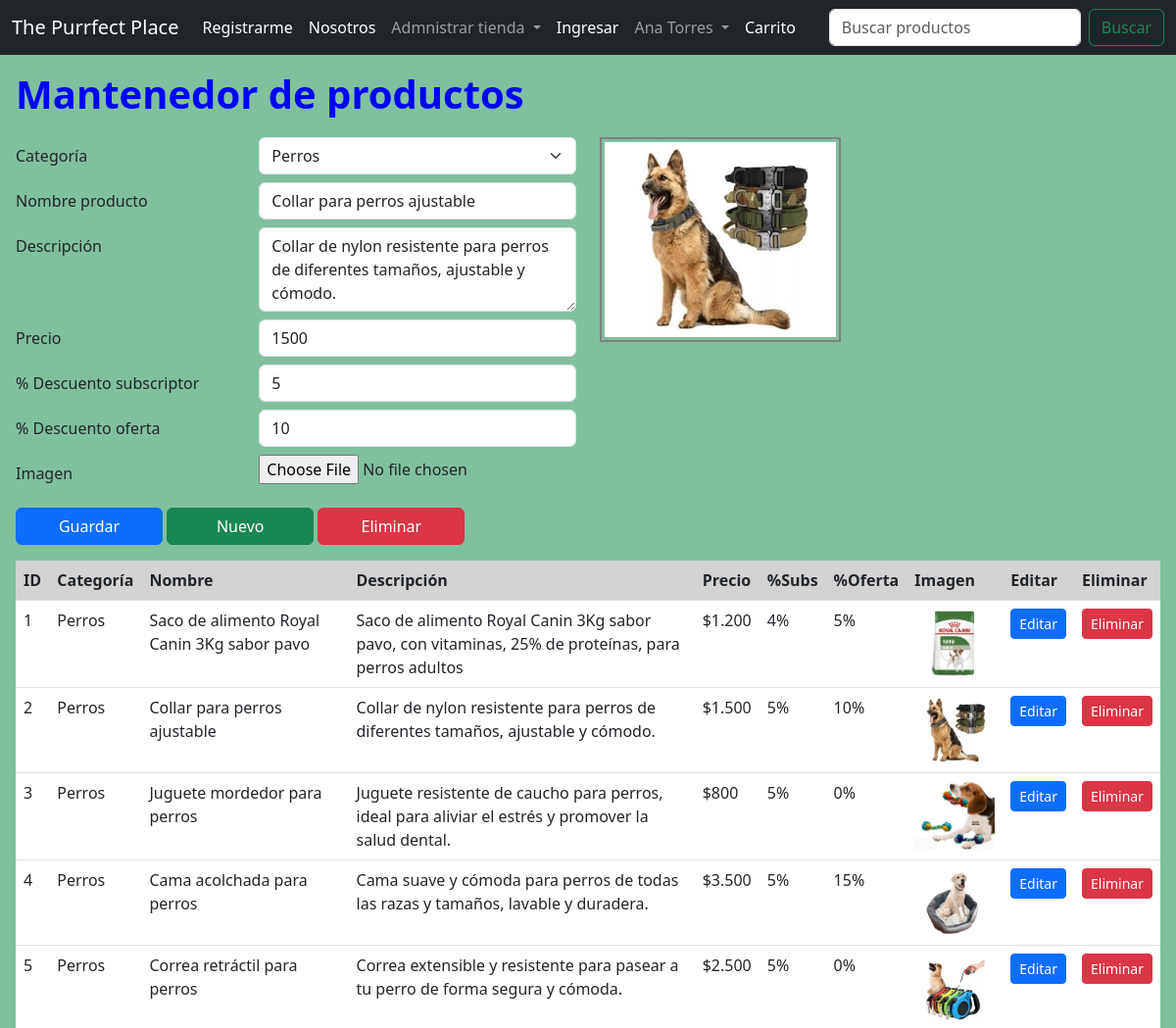
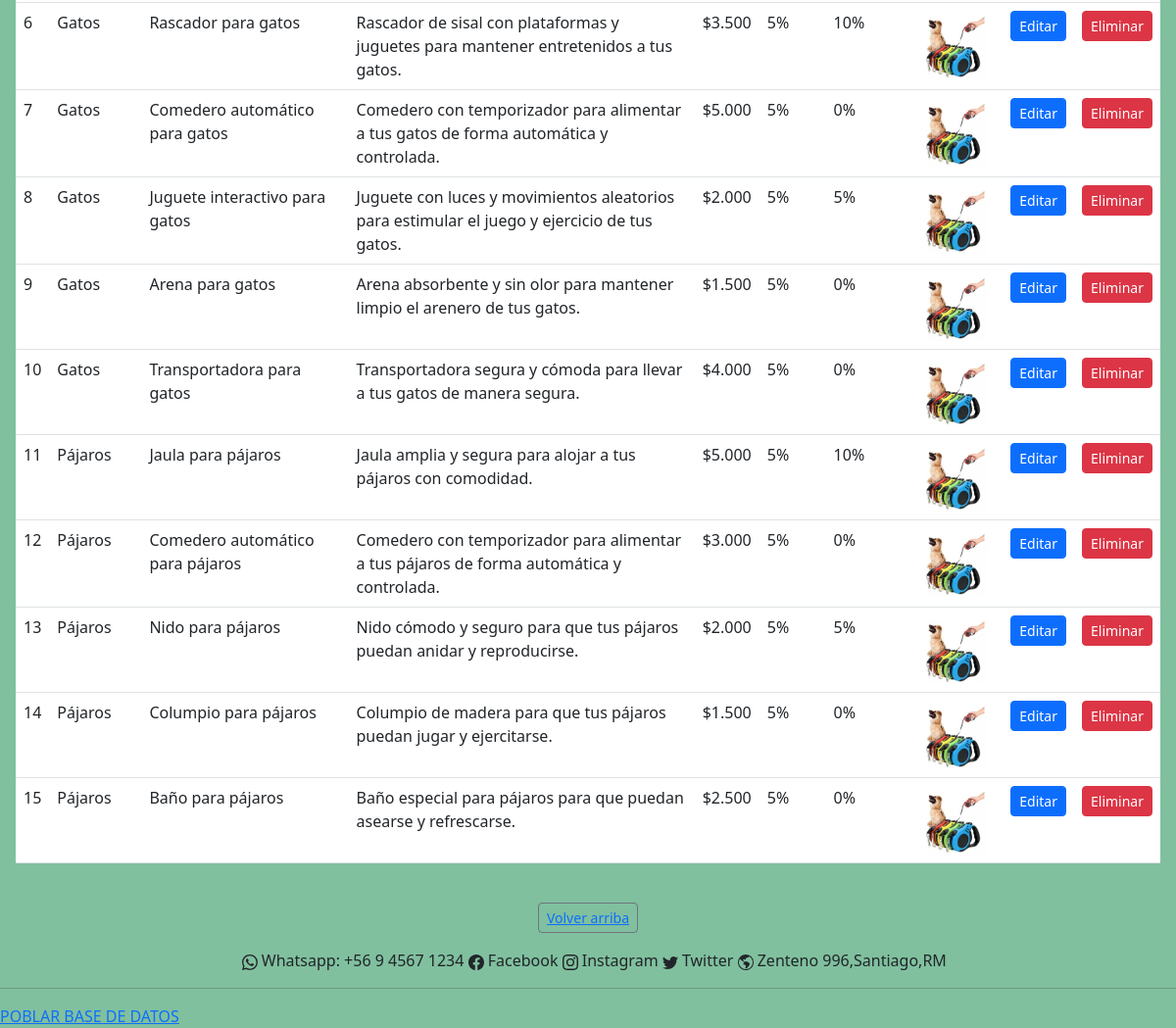
The page /admin_productos/upd/2 on the database its author committed (2 pictures, top to bottom).
### core/models.py (models this page shows, shortened)
class Producto(models.Model):
    categoria = models.ForeignKey(Categoria, on_delete=models.DO_NOTHING, verbose_name='Categoría')
    nombre = models.CharField(max_length=100, blank=False, null=False, verbose_name='Nombre producto')
    descripcion = models.CharField(max_length=400, blank=False, null=False, verbose_name='Descripción')
    precio = models.IntegerField(blank=False, null=False, verbose_name='Precio')
    descuento_subscriptor = models.IntegerField(
        validators=[MinValueValidator(0), MaxValueValidator(100)],
        blank=False,
        null=False,
        verbose_name='% Descuento subscriptor'
    )
    descuento_oferta = models.IntegerField(
        validators=[MinValueValidator(0), MaxValueValidator(100)],
        blank=False,
        null=False,
        verbose_name='% Descuento oferta'
    )
    imagen = models.ImageField(upload_to='productos/', blank=False, null=False, verbose_name='Imagen')
    class Meta:
        db_table = 'Producto'

class Categoria(models.Model):
    nombre = models.CharField(max_length=100, blank=False, null=False, verbose_name='Nombre categoría')
    class Meta:
        db_table = 'Categoria'
    def __str__(self):
        return f'{self.nombre}'

### core/views.py (the view, shortened to what this page needs)
# urls.py: path('admin_productos/<accion>/<id>', admin_productos, name='admin_productos'),
def admin_productos(request, accion, id):
    data = {
        'mensaje': '',
        'formulario': ProductoForm,
        'accion': accion,
        'id': id,
    }
    if accion == 'ins':
        if request.method == 'POST':
            formulario = ProductoForm(request.POST, request.FILES)
            if formulario.is_valid():
                try:
                    formulario.save()
                    data['mensaje'] = '¡El producto fue creado correctamente!'
                except:
                    data['mensaje'] = '¡No se puede crear dos productos con el mismo ID!'
    elif accion == 'upd':
        producto = Producto.objects.get(id=id)
        if request.method == 'POST':
            formulario = ProductoForm(data=request.POST, files=request.FILES, instance=producto)
            if formulario.is_valid():
                formulario.save()
                data['mensaje'] = '¡El producto fue actualizado correctamente!'
        data['formulario'] = ProductoForm(instance=producto)
    data['productos'] = Producto.objects.all().order_by('id')
    return render(request, 'core/admin_productos.html', data)

### core/forms.py
class ProductoForm(ModelForm):
    class Meta:
        model = Producto
        fields = [
            'categoria',
            'nombre',
            'descripcion',
            'precio',
            'descuento_subscriptor',
            'descuento_oferta',
            'imagen'
        ]
        widgets = {
            'categoria': forms.Select(attrs=form_select),
            'nombre': forms.TextInput(attrs=form_control),
            'descripcion': forms.Textarea(attrs=form_text_area),
            'precio': forms.NumberInput(attrs=form_control),
            'descuento_subscriptor': forms.NumberInput(attrs=form_control),
            'descuento_oferta': forms.NumberInput(attrs=form_control),
            'imagen': forms.FileInput(attrs=form_file),
        }

### core/templatetags/custom_filters.py (called while the page is built)
@register.filter
def formatear_dinero(value):
    value = f'${value:,}'
    value = value.replace(',', '.')
    return value

@register.filter
def formatear_porcentaje(value):
    return f'{value}%'

### core/templates/core/admin_productos.html (shortened to what this page needs)
{% extends 'core/base.html' %}
{% load static %}
{% load custom_filters %}
{% block stylesheet %}
    <link href="{% static 'core/css/producto.css'%}" rel="stylesheet">
{% endblock stylesheet %}
{% block content %}
    <h1>Mantenedor de productos</h1>
    <form method="POST" enctype="multipart/form-data" id="formulario">
        <form action="" method="post">{% csrf_token %}
        <div class="row">
            <div class="col-sm-12 col-md-6">
                <div class="form-row">
                    {% for campo in formulario %}
                        <div class="form-group row mb-2">
                            <label for="{{ campo.id_for_label }}" class="col-sm-5 col-form-label">
                                {{ campo.label }}
                            </label>
                            <div class="col-sm-7">
                                {{ campo }}
                            </div>
                        </div>
                    {% endfor %}
                </div>
            </div>
            <div class="col-sm-12 col-md-6">
                {% if formulario.imagen.value %}
                    <img id="imagen-producto" src="/media/{{ formulario.imagen.value }}" alt="Vista previa de la imagen">
                {% else %}
                    <img id="imagen-producto" src="{% static 'core/images/sin-imagen.png' %}" alt="Vista previa de la imagen">
                    <input type="hidden" name="nombre_archivo" name="id_nombre_archivo" value="">
                {% endif %}
            </div>
        </div>
        <div class="mt-2 mb-3">
            <input type="submit" class="btn btn-primary ancho-boton" id="id_guardar" value="Guardar">
            <a class="btn btn-success ancho-boton" href="{% url 'admin_productos' 'ins' -1 %}"> Nuevo </a>
            {% if id != '-1' %}
                <a class="btn btn-danger ancho-boton" href="{% url 'admin_productos' 'del' id %}"> Eliminar </a>
            {% endif %}
        </div>
    </form>
    {% if productos %}
        <table class="table table-hover">
            <thead>
                <tr>
                    <th> ID </th>
                    <th> Categoría </th>
                    <th> Nombre </th>
                    <th> Descripción </th>
                    <th> Precio </th>
                    <th> %Subs </th>
                    <th> %Oferta </th>
                    <th> Imagen </th>
                    <th> Editar </th>
                    <th> Eliminar </th>
                </tr>
            </thead>
            <tbody>
                {% for producto in productos %}
                    <tr>
                        <td> {{ producto.id }} </td>
                        <td> {{ producto.categoria }} </td>
                        <td> {{ producto.nombre }} </td>
                        <td> {{ producto.descripcion }} </td>
                        <td> {{ producto.precio|formatear_dinero }} </td>
                        <td> {{ producto.descuento_subscriptor|formatear_porcentaje }} </td>
                        <td> {{ producto.descuento_oferta|formatear_porcentaje }} </td>
                        <td>
                            <img src="/media/{{ producto.imagen }}" class="producto-sm" alt="">
                        </td>
                        <td>
                            <a href="{% url 'admin_productos' 'upd' producto.id %}" class="btn btn-primary btn-sm boton_chico"> Editar </a>
                        </td>
                        <td>
                            <a href="{% url 'admin_productos' 'del' producto.id %}" class="btn btn-danger btn-sm boton_chico"> Eliminar </a>
                        </td>
                    </tr>
                {% endfor %}
            </tbody>
        </table>
    {% endif %}
{% endblock content %}

### core/static/core/css/base.css (style rules this page uses)
h1 { color: blue !important; font-weight: bolder; margin-bottom: 20px; }

### core/static/core/css/producto.css (style rules this page uses)
th { vertical-align: top; background-color: lightgray !important; }
.producto-sm { width: 82px; height: 70px; }
#imagen-producto { max-width: 350px; max-height: 350px; padding: 3px; border: 2px solid gray; }
.ancho-boton { width: 150px; }

### rows shown on the page
Producto: formulario "Perros" "Collar para perros ajustable" "Collar de nylon resistente para perros de diferentes tamaños, ajustable y cómodo." "1500" "5" "10", imagen.value (picture), id "2", categoria "Perros", nombre "Collar para perros ajustable", descripcion "Collar de nylon resistente para perros de diferentes tamaños, ajustable y cómodo.", precio "$1.500", descuento_subscriptor "5%", descuento_oferta "10%", imagen (picture)
Producto: id "1", categoria "Perros", nombre "Saco de alimento Royal Canin 3Kg sabor pavo", descripcion "Saco de alimento Royal Canin 3Kg sabor pavo, con vitaminas, 25% de proteínas, para perros adultos", precio "$1.200", descuento_subscriptor "4%", descuento_oferta "5%", imagen (picture)
Producto: id "3", categoria "Perros", nombre "Juguete mordedor para perros", descripcion "Juguete resistente de caucho para perros, ideal para aliviar el estrés y promover la salud dental.", precio "$800", descuento_subscriptor "5%", descuento_oferta "0%", imagen (picture)
Producto: id "4", categoria "Perros", nombre "Cama acolchada para perros", descripcion "Cama suave y cómoda para perros de todas las razas y tamaños, lavable y duradera.", precio "$3.500", descuento_subscriptor "5%", descuento_oferta "15%", imagen (picture)
Producto: id "5", categoria "Perros", nombre "Correa retráctil para perros", descripcion "Correa extensible y resistente para pasear a tu perro de forma segura y cómoda.", precio "$2.500", descuento_subscriptor "5%", descuento_oferta "0%", imagen (picture)
Producto: id "6", categoria "Gatos", nombre "Rascador para gatos", descripcion "Rascador de sisal con plataformas y juguetes para mantener entretenidos a tus gatos.", precio "$3.500", descuento_subscriptor "5%", descuento_oferta "10%", imagen (picture)
Producto: id "7", categoria "Gatos", nombre "Comedero automático para gatos", descripcion "Comedero con temporizador para alimentar a tus gatos de forma automática y controlada.", precio "$5.000", descuento_subscriptor "5%", descuento_oferta "0%", imagen (picture)
Producto: id "8", categoria "Gatos", nombre "Juguete interactivo para gatos", descripcion "Juguete con luces y movimientos aleatorios para estimular el juego y ejercicio de tus gatos.", precio "$2.000", descuento_subscriptor "5%", descuento_oferta "5%", imagen (picture)
Producto: id "9", categoria "Gatos", nombre "Arena para gatos", descripcion "Arena absorbente y sin olor para mantener limpio el arenero de tus gatos.", precio "$1.500", descuento_subscriptor "5%", descuento_oferta "0%", imagen (picture)
Producto: id "10", categoria "Gatos", nombre "Transportadora para gatos", descripcion "Transportadora segura y cómoda para llevar a tus gatos de manera segura.", precio "$4.000", descuento_subscriptor "5%", descuento_oferta "0%", imagen (picture)
Producto: id "11", categoria "Pájaros", nombre "Jaula para pájaros", descripcion "Jaula amplia y segura para alojar a tus pájaros con comodidad.", precio "$5.000", descuento_subscriptor "5%", descuento_oferta "10%", imagen (picture)
Producto: id "12", categoria "Pájaros", nombre "Comedero automático para pájaros", descripcion "Comedero con temporizador para alimentar a tus pájaros de forma automática y controlada.", precio "$3.000", descuento_subscriptor "5%", descuento_oferta "0%", imagen (picture)
Producto: id "13", categoria "Pájaros", nombre "Nido para pájaros", descripcion "Nido cómodo y seguro para que tus pájaros puedan anidar y reproducirse.", precio "$2.000", descuento_subscriptor "5%", descuento_oferta "5%", imagen (picture)
Producto: id "14", categoria "Pájaros", nombre "Columpio para pájaros", descripcion "Columpio de madera para que tus pájaros puedan jugar y ejercitarse.", precio "$1.500", descuento_subscriptor "5%", descuento_oferta "0%", imagen (picture)
Producto: id "15", categoria "Pájaros", nombre "Baño para pájaros", descripcion "Baño especial para pájaros para que puedan asearse y refrescarse.", precio "$2.500", descuento_subscriptor "5%", descuento_oferta "0%", imagen (picture)

### other values the page prints
{{ campo.label }} "Categoría" "Nombre producto" "Descripción" "Precio" "% Descuento subscriptor" "% Descuento oferta" "Imagen"
